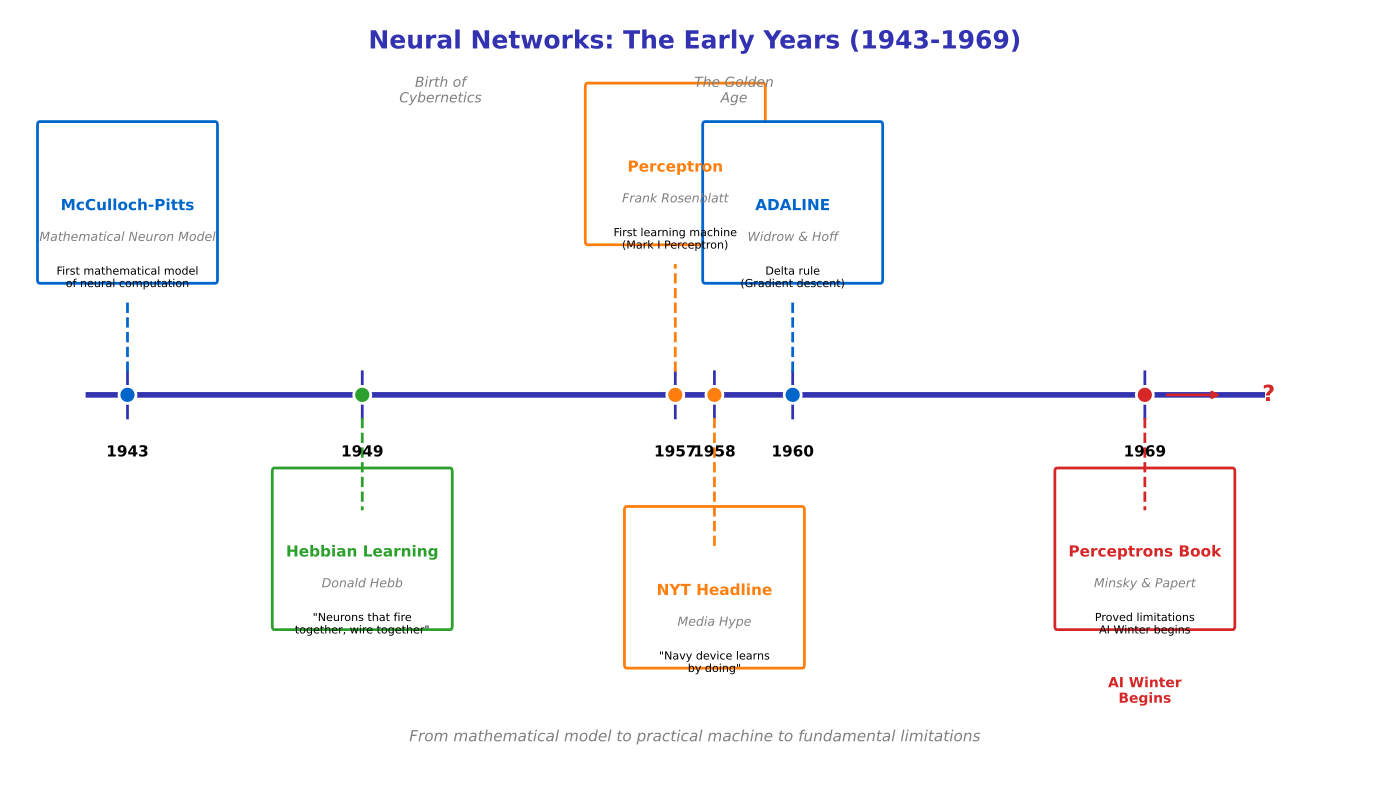

The script that saved this image:
"""
Historical Timeline 1943-1969
Module 1: The Birth of Neural Computing
"""

import matplotlib.pyplot as plt
import matplotlib.patches as patches
from matplotlib.patches import FancyBboxPatch

CHART_METADATA = {
    'title': 'Timeline 1943 1969',
    'url': 'https://github.com/QuantLet/neural-networks-introduction/tree/main/timeline_1943_1969'
}

# Colors matching Beamer template
mlpurple = '#3333B2'
mlblue = '#0066CC'
mlorange = '#FF7F0E'
mlgreen = '#2CA02C'
mlred = '#D62728'
mlgray = '#7F7F7F'
mllavender = '#ADADE0'

# Set up figure
fig, ax = plt.subplots(figsize=(14, 8))
ax.set_xlim(1940, 1975)
ax.set_ylim(0, 10)
ax.axis('off')

# Title
ax.text(1957.5, 9.5, 'Neural Networks: The Early Years (1943-1969)',
        fontsize=18, fontweight='bold', ha='center', color=mlpurple)

# Timeline base line
ax.plot([1942, 1972], [5, 5], color=mlpurple, linewidth=4, zorder=1)

# Year markers
years = [1943, 1949, 1957, 1958, 1960, 1969]
for year in years:
    ax.plot([year, year], [4.7, 5.3], color=mlpurple, linewidth=2)
    ax.text(year, 4.2, str(year), ha='center', fontsize=11, fontweight='bold')

# Events
events = [
    {
        'year': 1943, 'y': 7, 'color': mlblue,
        'title': 'McCulloch-Pitts',
        'subtitle': 'Mathematical Neuron Model',
        'desc': 'First mathematical model\nof neural computation'
    },
    {
        'year': 1949, 'y': 2.5, 'color': mlgreen,
        'title': 'Hebbian Learning',
        'subtitle': 'Donald Hebb',
        'desc': '"Neurons that fire\ntogether, wire together"'
    },
    {
        'year': 1957, 'y': 7.5, 'color': mlorange,
        'title': 'Perceptron',
        'subtitle': 'Frank Rosenblatt',
        'desc': 'First learning machine\n(Mark I Perceptron)'
    },
    {
        'year': 1958, 'y': 2, 'color': mlorange,
        'title': 'NYT Headline',
        'subtitle': 'Media Hype',
        'desc': '"Navy device learns\nby doing"'
    },
    {
        'year': 1960, 'y': 7, 'color': mlblue,
        'title': 'ADALINE',
        'subtitle': 'Widrow & Hoff',
        'desc': 'Delta rule\n(Gradient descent)'
    },
    {
        'year': 1969, 'y': 2.5, 'color': mlred,
        'title': 'Perceptrons Book',
        'subtitle': 'Minsky & Papert',
        'desc': 'Proved limitations\nAI Winter begins'
    }
]

for event in events:
    year = event['year']
    y = event['y']
    color = event['color']

    # Connection line
    if y > 5:
        ax.plot([year, year], [5.3, y - 0.8], color=color, linewidth=2, linestyle='--')
    else:
        ax.plot([year, year], [4.7, y + 1], color=color, linewidth=2, linestyle='--')

    # Event box
    box_width = 4.5
    box_height = 2 if y > 5 else 2
    box_x = year - box_width / 2
    box_y = y - 0.5 if y > 5 else y - 0.5

    box = FancyBboxPatch((box_x, box_y), box_width, box_height,
                          boxstyle="round,pad=0.05", facecolor='white',
                          edgecolor=color, linewidth=2)
    ax.add_patch(box)

    # Event text
    ax.text(year, y + 0.4, event['title'], ha='center', fontsize=11,
            fontweight='bold', color=color)
    ax.text(year, y, event['subtitle'], ha='center', fontsize=9,
            color=mlgray, style='italic')
    ax.text(year, y - 0.6, event['desc'], ha='center', fontsize=8,
            color='black')

    # Marker dot
    ax.scatter([year], [5], s=150, c=color, zorder=5, edgecolors='white', linewidths=2)

# Era labels
ax.text(1951, 8.8, 'Birth of\nCybernetics', fontsize=10, ha='center',
        color=mlgray, style='italic')
ax.text(1958.5, 8.8, 'The Golden\nAge', fontsize=10, ha='center',
        color=mlgray, style='italic')
ax.text(1969, 1, 'AI Winter\nBegins', fontsize=10, ha='center',
        color=mlred, fontweight='bold')

# Arrow showing progression
ax.annotate('', xy=(1971, 5), xytext=(1969.5, 5),
            arrowprops=dict(arrowstyle='->', color=mlred, lw=2))
ax.text(1972, 5, '?', fontsize=16, ha='left', va='center', color=mlred, fontweight='bold')

# Bottom note
ax.text(1957.5, 0.5, 'From mathematical model to practical machine to fundamental limitations',
        fontsize=11, ha='center', style='italic', color=mlgray)

plt.tight_layout()
plt.savefig('timeline_1943_1969.pdf', format='pdf', bbox_inches='tight', dpi=300)
plt.savefig('timeline_1943_1969.png', format='png', bbox_inches='tight', dpi=300)
plt.close()

print("Generated: timeline_1943_1969.pdf")
